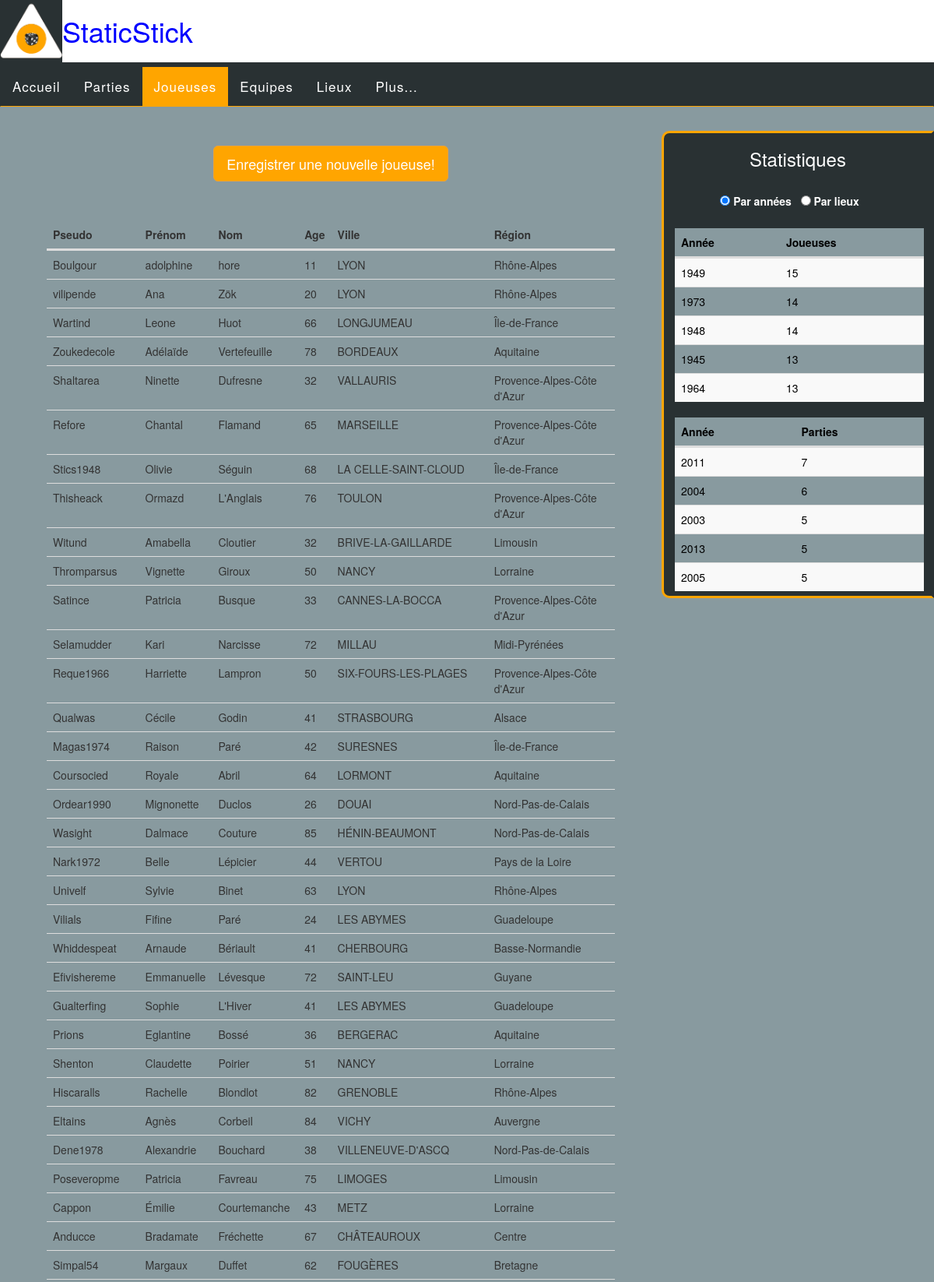
Screenshot of /joueuses.php (upper part) with the database file from the repository.
### tables this page shows
CREATE TABLE `joueuses` (
  `IdJ` int(11) NOT NULL,
  `pseudoJ` varchar(30) NOT NULL,
  `prenomJ` varchar(30) NOT NULL,
  `nomJ` varchar(30) NOT NULL,
  `dateNJ` date NOT NULL,
  `rueJ` varchar(30) NOT NULL,
  `villeJ` varchar(30) NOT NULL,
  `regionJ` varchar(30) NOT NULL,
  `codePJ` varchar(5) NOT NULL
);

### joueuses.php (the view, shortened to what this page needs)
<!DOCTYPE html>
<html lang="en">
<head>
  <LINK rel="stylesheet" type="text/css" href="includes/bootstrap/css/bootstrap.min.css" >
  <LINK rel="stylesheet" type="text/css" href="CSS/style.css">
  <LINK rel="stylesheet" type="text/css" href="CSS/menu.css">
  <LINK rel="stylesheet" type="text/css" href="CSS/formulaires.css">
</head>
<body>
  <?php
  include('includes/php/menu.php') ;
  include('BD/connexion.php');
  ?>
  <div class=" container corpsListe">
  <form action="nouvelleJoueuse.php">
    <button type="submit" class="btn btn-warning btn-lg centered" id='boutonCreate'>Enregistrer une nouvelle joueuse!</button>
  </form>
  <table class="table table-hover" >
    <thead>
      <tr>
        <th>Pseudo</th>
        <th>Prénom</th>
        <th>Nom</th>
        <th>Age</th>
        <th>Ville</th>
        <th>Région</th>
      </tr>
    </thead>
    <tbody>
    <?php
    $res = $BD->query("SELECT * FROM joueuses ORDER BY IdJ DESC ");
    while($row = $res->fetch_assoc())
    {
      $tabannee = explode('-', $row["dateNJ"]);
      $age=2016-$tabannee[0];
   		echo"<tr>";
      echo "<td>". $row["pseudoJ"]."</td>";
      echo "<td>" . $row["prenomJ"]. "</td>";
      echo "<td>". $row["nomJ"]."</td>";
      echo "<td>" . $age. "</td>";
      echo "<td>". $row["villeJ"]."</td>";
      echo "<td>" . $row["regionJ"]. "</td>";
      echo"</tr>";
    }
    ?>
  	</tbody>
    </table>
  </div>
  <div class="stats">
  <?php
    include('includes/php/stats.php')
  ?>
  </div>
</body>
</html>

### CSS/style.css (style rules this page uses)
body { background-color: #889A9F; }
.centered { margin-left : auto; margin-right: auto; }
.corpsListe { padding-left: 5%; padding-right: 5%; width :calc(100% - 350px); float :left ; }
.stats { position: fixed; right: 0; height: 600px; width: 350px; background-color: #293133; color: white; border: 3px solid orange; border-right-color: #293133; border-bottom-left-radius: 10px; border-top-left-radius: 10px; }
.table { margin-bottom: 0px; }
.table { border-collapse:separate; }

### CSS/formulaires.css (style rules this page uses)
.btn-warning { background-color: #ffa500; }
.btn-lg { display: block; margin:auto; margin-top: 30px; margin-bottom: 50px; }

### rows the page displays
joueuses: pseudoJ "Boulgour", prenomJ "adolphine", nomJ "hore", dateNJ "11", villeJ "LYON", regionJ "Rhône-Alpes"
joueuses: pseudoJ "vilipende", prenomJ "Ana", nomJ "Zök", dateNJ "20", villeJ "LYON", regionJ "Rhône-Alpes"
joueuses: pseudoJ "Wartind", prenomJ "Leone", nomJ "Huot", dateNJ "66", villeJ "LONGJUMEAU", regionJ "Île-de-France"
joueuses: pseudoJ "Zoukedecole", prenomJ "Adélaïde", nomJ "Vertefeuille", dateNJ "78", villeJ "BORDEAUX", regionJ "Aquitaine"
joueuses: pseudoJ "Shaltarea", prenomJ "Ninette", nomJ "Dufresne", dateNJ "32", villeJ "VALLAURIS", regionJ "Provence-Alpes-Côte d'Azur"
joueuses: pseudoJ "Refore", prenomJ "Chantal", nomJ "Flamand", dateNJ "65", villeJ "MARSEILLE", regionJ "Provence-Alpes-Côte d'Azur"
joueuses: pseudoJ "Stics1948", prenomJ "Olivie", nomJ "Séguin", dateNJ "68", villeJ "LA CELLE-SAINT-CLOUD", regionJ "Île-de-France"
joueuses: pseudoJ "Thisheack", prenomJ "Ormazd", nomJ "L'Anglais", dateNJ "76", villeJ "TOULON", regionJ "Provence-Alpes-Côte d'Azur"
joueuses: pseudoJ "Witund", prenomJ "Amabella", nomJ "Cloutier", dateNJ "32", villeJ "BRIVE-LA-GAILLARDE", regionJ "Limousin"
joueuses: pseudoJ "Thromparsus", prenomJ "Vignette", nomJ "Giroux", dateNJ "50", villeJ "NANCY", regionJ "Lorraine"
joueuses: pseudoJ "Satince", prenomJ "Patricia", nomJ "Busque", dateNJ "33", villeJ "CANNES-LA-BOCCA", regionJ "Provence-Alpes-Côte d'Azur"
joueuses: pseudoJ "Selamudder", prenomJ "Kari", nomJ "Narcisse", dateNJ "72", villeJ "MILLAU", regionJ "Midi-Pyrénées"
joueuses: pseudoJ "Reque1966", prenomJ "Harriette", nomJ "Lampron", dateNJ "50", villeJ "SIX-FOURS-LES-PLAGES", regionJ "Provence-Alpes-Côte d'Azur"
joueuses: pseudoJ "Qualwas", prenomJ "Cécile", nomJ "Godin", dateNJ "41", villeJ "STRASBOURG", regionJ "Alsace"
joueuses: pseudoJ "Magas1974", prenomJ "Raison", nomJ "Paré", dateNJ "42", villeJ "SURESNES", regionJ "Île-de-France"
joueuses: pseudoJ "Coursocied", prenomJ "Royale", nomJ "Abril", dateNJ "64", villeJ "LORMONT", regionJ "Aquitaine"
joueuses: pseudoJ "Ordear1990", prenomJ "Mignonette", nomJ "Duclos", dateNJ "26", villeJ "DOUAI", regionJ "Nord-Pas-de-Calais"
joueuses: pseudoJ "Wasight", prenomJ "Dalmace", nomJ "Couture", dateNJ "85", villeJ "HÉNIN-BEAUMONT", regionJ "Nord-Pas-de-Calais"
joueuses: pseudoJ "Nark1972", prenomJ "Belle", nomJ "Lépicier", dateNJ "44", villeJ "VERTOU", regionJ "Pays de la Loire"
joueuses: pseudoJ "Univelf", prenomJ "Sylvie", nomJ "Binet", dateNJ "63", villeJ "LYON", regionJ "Rhône-Alpes"
joueuses: pseudoJ "Vilials", prenomJ "Fifine", nomJ "Paré", dateNJ "24", villeJ "LES ABYMES", regionJ "Guadeloupe"
joueuses: pseudoJ "Whiddespeat", prenomJ "Arnaude", nomJ "Bériault", dateNJ "41", villeJ "CHERBOURG", regionJ "Basse-Normandie"
joueuses: pseudoJ "Efivishereme", prenomJ "Emmanuelle", nomJ "Lévesque", dateNJ "72", villeJ "SAINT-LEU", regionJ "Guyane"
joueuses: pseudoJ "Gualterfing", prenomJ "Sophie", nomJ "L'Hiver", dateNJ "41", villeJ "LES ABYMES", regionJ "Guadeloupe"
joueuses: pseudoJ "Prions", prenomJ "Eglantine", nomJ "Bossé", dateNJ "36", villeJ "BERGERAC", regionJ "Aquitaine"
joueuses: pseudoJ "Shenton", prenomJ "Claudette", nomJ "Poirier", dateNJ "51", villeJ "NANCY", regionJ "Lorraine"
joueuses: pseudoJ "Hiscaralls", prenomJ "Rachelle", nomJ "Blondlot", dateNJ "82", villeJ "GRENOBLE", regionJ "Rhône-Alpes"
joueuses: pseudoJ "Eltains", prenomJ "Agnès", nomJ "Corbeil", dateNJ "84", villeJ "VICHY", regionJ "Auvergne"
joueuses: pseudoJ "Dene1978", prenomJ "Alexandrie", nomJ "Bouchard", dateNJ "38", villeJ "VILLENEUVE-D'ASCQ", regionJ "Nord-Pas-de-Calais"
joueuses: pseudoJ "Poseveropme", prenomJ "Patricia", nomJ "Favreau", dateNJ "75", villeJ "LIMOGES", regionJ "Limousin"
joueuses: pseudoJ "Cappon", prenomJ "Émilie", nomJ "Courtemanche", dateNJ "43", villeJ "METZ", regionJ "Lorraine"
joueuses: pseudoJ "Anducce", prenomJ "Bradamate", nomJ "Fréchette", dateNJ "67", villeJ "CHÂTEAUROUX", regionJ "Centre"
joueuses: pseudoJ "Simpal54", prenomJ "Margaux", nomJ "Duffet", dateNJ "62", villeJ "FOUGÈRES", regionJ "Bretagne"

### other values shown
$row["year(dateNJ)"] "1949"
$row["nb_joueuse"] "15"
$row["year(dateNJ)"] "1973"
$row["nb_joueuse"] "14"
$row["year(dateNJ)"] "1948"
$row["year(dateNJ)"] "1945"
$row["nb_joueuse"] "13"
$row["year(dateNJ)"] "1964"
$row["year(dateP)"] "2011"
$row["nb_parties"] "7"
$row["year(dateP)"] "2004"
$row["nb_parties"] "6"
$row["year(dateP)"] "2003"
$row["nb_parties"] "5"
$row["year(dateP)"] "2013"
